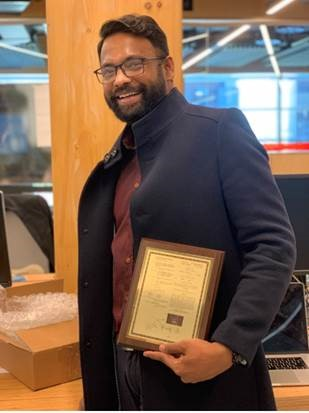
#> input picture deva.jpg, 309 x 413 px, given in place of JosephInvisible.mp4, which was not available
$ python singleImageHSV.py
#> lines starting #> are read from the running program, lines starting #| are printed output that depends on the picture; after the words box and inside, x2 and y2 are one past the last pixel; in counts of white or black regions, pixels touching at a corner belong together; pictures that were not available may be replaced by others from this repository, and a replacement may not be noted
import cv2
import numpy as np
import time
import matplotlib.pyplot as plt

#####################################################
#
#  Author: Joseph Cheng
#  HSV: Hue Saturation Value
#  Hue is the color
#  Saturation is the greyness
#  Value is the brightness of the pixel
#
#
#####################################################


# STEP 1: Capture and store a background frame
# Creating a VideoCapture object
# This will be used for image acquisition later in the code.

cap = cv2.VideoCapture("JosephInvisible.mp4")

# We give some time for the camera to warm-up!
time.sleep(3)
background = 0

for i in range(30):
    ret, background = cap.read()
#> this loop made 30 passes
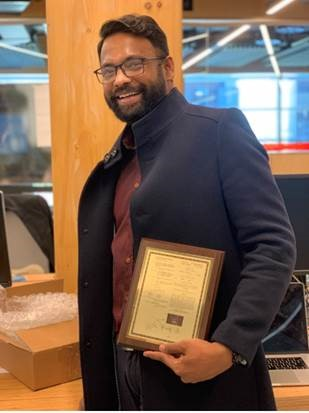
#> input picture deva.jpg, 309 x 413 px, given in place of JosephInvisible.mp4, which was not available

# Laterally invert the image / flip the image.
background = np.flip(background, axis=1)
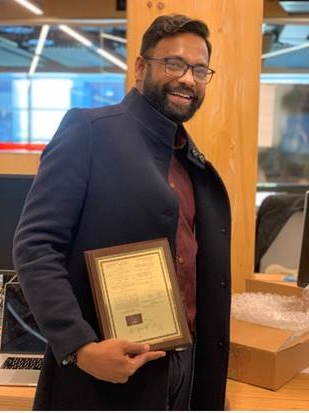
#> background: shape (413, 309, 3); mean B, G, R 78.2, 95.6, 119.6
# imgPlot = plt.imshow(background)
# plt.show()

#Step 2: Color detection
# Capturing the live frame
# ret, img = cap.read()
img = cv2.imread("ImageForColor.PNG")
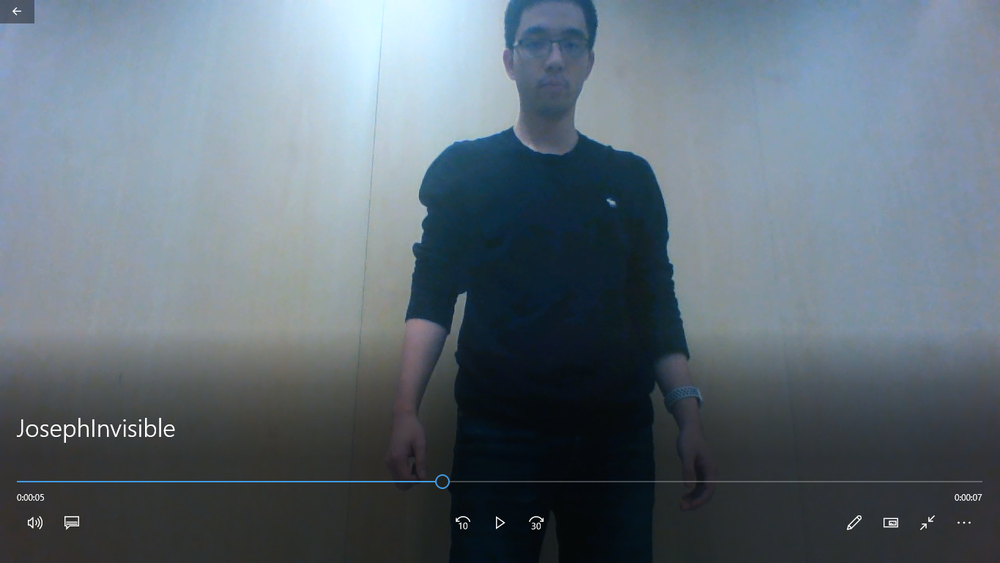
#> input picture ImageForColor.PNG, 1000 x 563 px, shrunk from 1365 x 768 before the run
#> img is the input picture: shape (563, 1000, 3); mean B, G, R 118.7, 109, 96.6
# Laterally invert the image / flip the image
img = np.flip(img, axis=1)
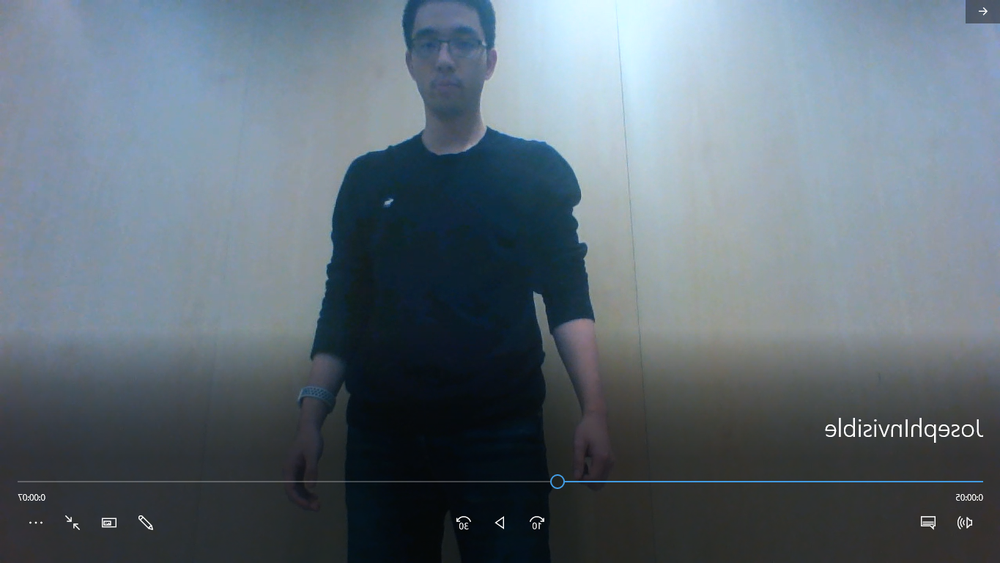
#> img: shape (563, 1000, 3); mean B, G, R 118.7, 109, 96.6
# imgPlot = plt.imshow(img)
# plt.show()

# converting from BGR to HSV color space
hsv = cv2.cvtColor(img, cv2.COLOR_BGR2HSV)
#> hsv: shape (563, 1000, 3); mean H, S, V 95.8, 60.6, 119.2
imgPlot = plt.imshow(hsv)
plt.show()

# First Range boundary
lower_first_boundary = np.array([90, 100, 10])
upper_first_boundary = np.array([108, 220, 140])
mask = cv2.inRange(hsv, lower_first_boundary, upper_first_boundary)
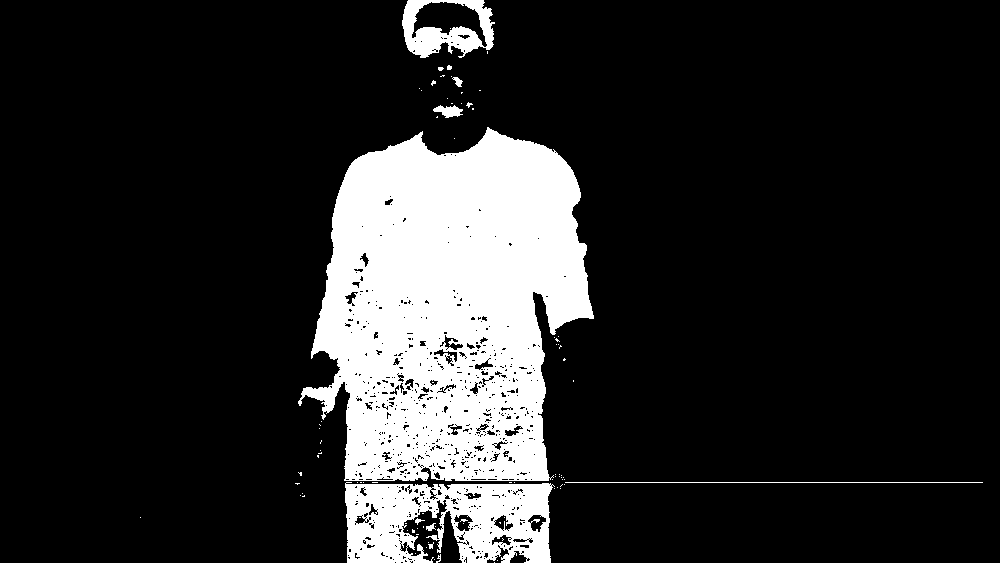
#> mask: shape (563, 1000); 15.9% white; 95 white regions (84 under 20 px), largest, box (x1, y1, x2, y2) and area: (298, 127, 594, 481) 73368, (345, 482, 555, 563) 12192, (402, 0, 495, 58) 2739
# [7 lines of commented-out code are left out]

cv2.imshow("mask", mask)
cv2.waitKey(0)

#####################################################
# Morphological Transformation - basic operations on image shape
# Erosion - erodes away boundaries of foreground object (will only consider 1 if all surrounding are 1)
# Dilation - if any pixel contains 1 everything is 1
# Opening - erosion followed by dilation - useful in removing noise
# Closing - dilation followed by erosion - closing small holes inside the foreground
#####################################################

kernal = np.ones((3, 3), np.uint8)
img_open = cv2.morphologyEx(mask, cv2.MORPH_OPEN, kernal, iterations=1)
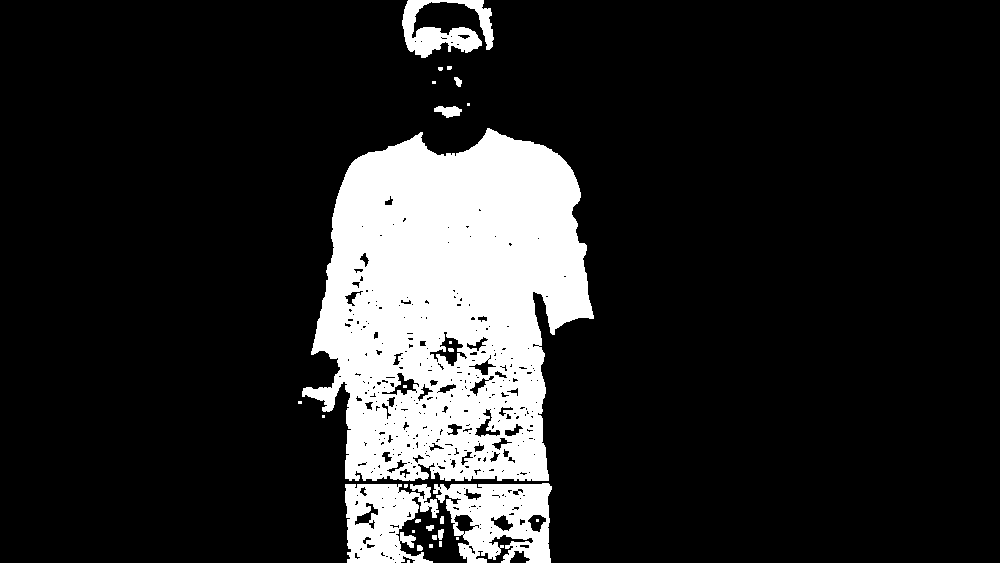
#> img_open: shape (563, 1000); 15.4% white; 28 white regions (15 under 20 px), largest, box (x1, y1, x2, y2) and area: (302, 128, 594, 481) 72231, (433, 483, 552, 563) 6235, (345, 484, 439, 563) 5052
img_dilate = cv2.morphologyEx(img_open, cv2.MORPH_DILATE, kernal, iterations=1)
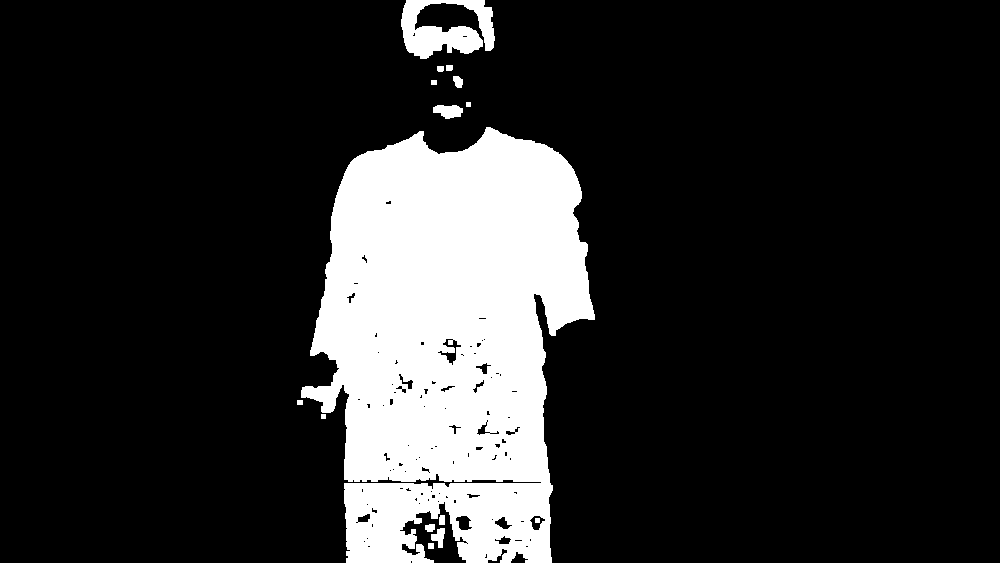
#> img_dilate: shape (563, 1000); 16.8% white; 15 white regions, largest, box (x1, y1, x2, y2) and area: (301, 127, 595, 563) 90630, (401, 0, 495, 59) 3243, (433, 105, 463, 119) 305

# creating an inverted mask to segment out the cloth from the frame
clothing_mask = cv2.bitwise_not(img_dilate)

imgPlot = plt.imshow(clothing_mask)
plt.show()


# Segmenting the cloth out of the frame using bitwise and with the inverted mask
res1 = cv2.bitwise_and(img, img, mask=clothing_mask)
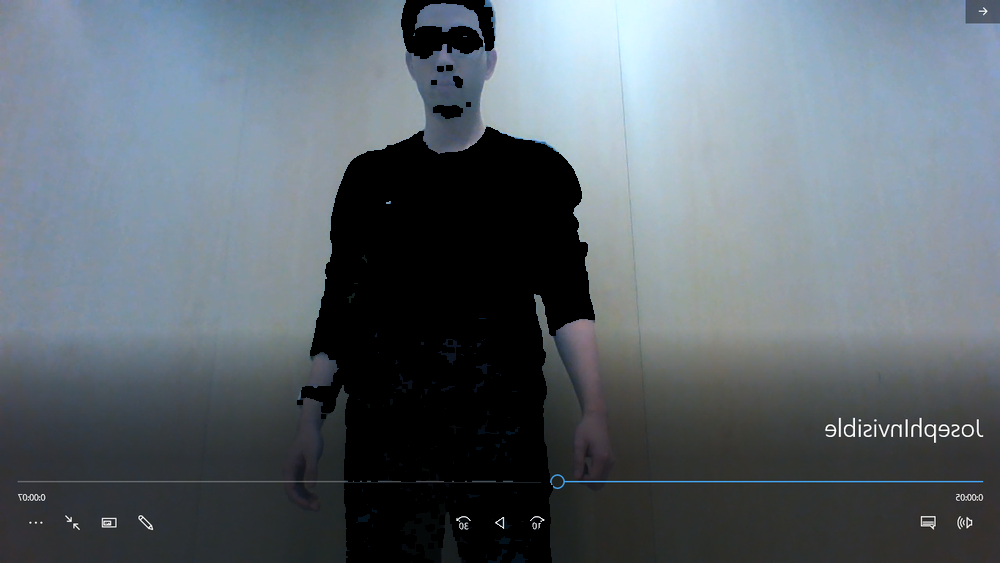
#> res1: shape (563, 1000, 3); mean B, G, R 111.2, 103.5, 93.9

cv2.imshow("res1", res1)
cv2.waitKey(0)

# creating image showing static background frame pixels only for the masked region
# error might happen here because the bits are different between background and captured image
#res2 = cv2.bitwise_and(background, background, mask=clothing_mask)

# Generating the final output
# final_output = cv2.addWeighted(res1, 1, res2, 1, 0)
# cv2.imshow("magic", final_output)
# cv2.waitKey(0)
